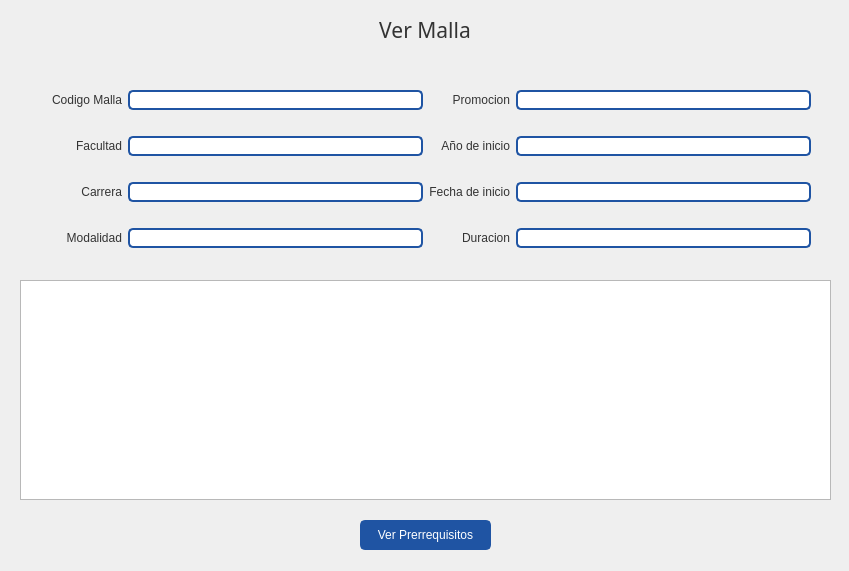
<?xml version="1.0" encoding="UTF-8"?>
<ui version="4.0">
 <class>VerMalla</class>
 <widget class="QWidget" name="VerMalla">
  <property name="windowModality">
   <enum>Qt::ApplicationModal</enum>
  </property>
  <property name="geometry">
   <rect>
    <x>0</x>
    <y>0</y>
    <width>849</width>
    <height>571</height>
   </rect>
  </property>
  <property name="minimumSize">
   <size>
    <width>500</width>
    <height>270</height>
   </size>
  </property>
  <property name="maximumSize">
   <size>
    <width>3000</width>
    <height>3000</height>
   </size>
  </property>
  <property name="windowTitle">
   <string>Ver Malla</string>
  </property>
  <property name="windowIcon">
   <iconset resource="../resources.qrc">
    <normaloff>:/icons/images/icons/cil-pencil.png</normaloff>:/icons/images/icons/cil-pencil.png</iconset>
  </property>
  <property name="styleSheet">
   <string notr="true">QWidget{
	color: #333;
	font: 9pt &quot;Segoe UI&quot;;
}
/* ----------------- LineEdit  ----------------- */
QLineEdit {
	border-radius: 5px;
	border: 2px solid #1F54A3;
	padding-left: 10px;
	selection-color: white;
	selection-background-color: #2A3C57;
    color: black;
}
QLineEdit:hover {
	border: 2px solid rgb(98, 114, 164);
}
QLineEdit:focus {
	border: 2px solid #2A3C57;
}



/* ----------------- Button ----------------- */
QPushButton {
	border: 2px solid #1F54A3;
	border-radius: 5px;	
	background-color: #1F54A3;
	color:white;
}
 QPushButton:hover {
	background-color: #286FD6;
	border: 2px solid #286FD6;
}
 QPushButton:pressed {	
	background-color: #2A3C57;
	border: 2px solid #2A3C57;
}

/* ----------------- CheckBox ----------------- */

QCheckBox::indicator {
	border : 1px solid #6272a4;
	width: 15px;
	height: 15px;
	border-radius: 15px;
    background: #6272a4;
}
QCheckBox::indicator:hover {
	background-color: #286FD6;
	border : 1px solid #286FD6;
}
QCheckBox::indicator:checked {
	border : 1px solid #1F54A3;
    background: 3px solid #1F54A3;	
	background-image: url(:/icons/images/icons/cil-check-alt.png);
}


/* ----------------- QDateEdit ----------------- */
QDateTimeEdit{
	background-color: white;
	border-radius: 5px;
	border: 2px solid #1F54A3;
    color: black;
}
QDateTimeEdit:hover{
	border: 2px solid #7284b9;
}

QDateTimeEdit:focus {
	border: 2px solid #2A3C57;
}


QDateTimeEdit::up-button {
    border-image: url(:/icons/images/icons/cil-arrow-top.png); 
}

QDateTimeEdit::down-button {
    border-image: url(:/icons/images/icons/cil-arrow-bottom.png);
}














</string>
  </property>
  <widget class="QLabel" name="label">
   <property name="geometry">
    <rect>
     <x>0</x>
     <y>0</y>
     <width>850</width>
     <height>60</height>
    </rect>
   </property>
   <property name="font">
    <font>
     <family>Microsoft YaHei UI Light</family>
     <pointsize>16</pointsize>
     <weight>3</weight>
     <italic>false</italic>
     <bold>false</bold>
    </font>
   </property>
   <property name="styleSheet">
    <string notr="true">font: 25 16pt &quot;Microsoft YaHei UI Light&quot;;</string>
   </property>
   <property name="text">
    <string>Ver Malla</string>
   </property>
   <property name="alignment">
    <set>Qt::AlignCenter</set>
   </property>
  </widget>
  <widget class="QWidget" name="gridLayoutWidget">
   <property name="geometry">
    <rect>
     <x>40</x>
     <y>70</y>
     <width>771</width>
     <height>201</height>
    </rect>
   </property>
   <layout class="QGridLayout" name="gridLayout">
    <item row="0" column="3">
     <widget class="QLineEdit" name="txt_promocion">
      <property name="enabled">
       <bool>false</bool>
      </property>
      <property name="minimumSize">
       <size>
        <width>0</width>
        <height>0</height>
       </size>
      </property>
      <property name="maximumSize">
       <size>
        <width>295</width>
        <height>16777215</height>
       </size>
      </property>
      <property name="clearButtonEnabled">
       <bool>false</bool>
      </property>
     </widget>
    </item>
    <item row="0" column="0">
     <widget class="QLabel" name="label_15">
      <property name="text">
       <string>Codigo Malla</string>
      </property>
      <property name="alignment">
       <set>Qt::AlignRight|Qt::AlignTrailing|Qt::AlignVCenter</set>
      </property>
     </widget>
    </item>
    <item row="2" column="2">
     <widget class="QLabel" name="label_13">
      <property name="text">
       <string>Fecha de inicio</string>
      </property>
      <property name="alignment">
       <set>Qt::AlignRight|Qt::AlignTrailing|Qt::AlignVCenter</set>
      </property>
     </widget>
    </item>
    <item row="0" column="1">
     <widget class="QLineEdit" name="txt_cod_malla">
      <property name="enabled">
       <bool>false</bool>
      </property>
      <property name="minimumSize">
       <size>
        <width>0</width>
        <height>0</height>
       </size>
      </property>
      <property name="maximumSize">
       <size>
        <width>295</width>
        <height>16777215</height>
       </size>
      </property>
      <property name="clearButtonEnabled">
       <bool>false</bool>
      </property>
     </widget>
    </item>
    <item row="0" column="2">
     <widget class="QLabel" name="label_10">
      <property name="text">
       <string>Promocion</string>
      </property>
      <property name="alignment">
       <set>Qt::AlignRight|Qt::AlignTrailing|Qt::AlignVCenter</set>
      </property>
     </widget>
    </item>
    <item row="1" column="0">
     <widget class="QLabel" name="label_11">
      <property name="text">
       <string>Facultad</string>
      </property>
      <property name="alignment">
       <set>Qt::AlignRight|Qt::AlignTrailing|Qt::AlignVCenter</set>
      </property>
     </widget>
    </item>
    <item row="1" column="3">
     <widget class="QLineEdit" name="txt_ano_inicio">
      <property name="enabled">
       <bool>false</bool>
      </property>
      <property name="minimumSize">
       <size>
        <width>0</width>
        <height>0</height>
       </size>
      </property>
      <property name="maximumSize">
       <size>
        <width>295</width>
        <height>16777215</height>
       </size>
      </property>
      <property name="clearButtonEnabled">
       <bool>false</bool>
      </property>
     </widget>
    </item>
    <item row="3" column="1">
     <widget class="QLineEdit" name="txt_modalidad">
      <property name="enabled">
       <bool>false</bool>
      </property>
      <property name="minimumSize">
       <size>
        <width>0</width>
        <height>0</height>
       </size>
      </property>
      <property name="maximumSize">
       <size>
        <width>295</width>
        <height>16777215</height>
       </size>
      </property>
      <property name="clearButtonEnabled">
       <bool>false</bool>
      </property>
     </widget>
    </item>
    <item row="3" column="2">
     <widget class="QLabel" name="label_14">
      <property name="text">
       <string>Duracion</string>
      </property>
      <property name="alignment">
       <set>Qt::AlignRight|Qt::AlignTrailing|Qt::AlignVCenter</set>
      </property>
     </widget>
    </item>
    <item row="2" column="1">
     <widget class="QLineEdit" name="txt_carrera">
      <property name="enabled">
       <bool>false</bool>
      </property>
      <property name="minimumSize">
       <size>
        <width>0</width>
        <height>0</height>
       </size>
      </property>
      <property name="maximumSize">
       <size>
        <width>295</width>
        <height>16777215</height>
       </size>
      </property>
      <property name="clearButtonEnabled">
       <bool>false</bool>
      </property>
     </widget>
    </item>
    <item row="1" column="1">
     <widget class="QLineEdit" name="txt_facultad">
      <property name="enabled">
       <bool>false</bool>
      </property>
      <property name="minimumSize">
       <size>
        <width>0</width>
        <height>0</height>
       </size>
      </property>
      <property name="maximumSize">
       <size>
        <width>295</width>
        <height>16777215</height>
       </size>
      </property>
      <property name="clearButtonEnabled">
       <bool>false</bool>
      </property>
     </widget>
    </item>
    <item row="1" column="2">
     <widget class="QLabel" name="label_16">
      <property name="text">
       <string>Año de inicio</string>
      </property>
      <property name="alignment">
       <set>Qt::AlignRight|Qt::AlignTrailing|Qt::AlignVCenter</set>
      </property>
     </widget>
    </item>
    <item row="3" column="0">
     <widget class="QLabel" name="label_12">
      <property name="text">
       <string>Modalidad</string>
      </property>
      <property name="alignment">
       <set>Qt::AlignRight|Qt::AlignTrailing|Qt::AlignVCenter</set>
      </property>
     </widget>
    </item>
    <item row="2" column="0">
     <widget class="QLabel" name="label_8">
      <property name="text">
       <string>Carrera</string>
      </property>
      <property name="alignment">
       <set>Qt::AlignRight|Qt::AlignTrailing|Qt::AlignVCenter</set>
      </property>
     </widget>
    </item>
    <item row="3" column="3">
     <widget class="QLineEdit" name="txt_duracion">
      <property name="enabled">
       <bool>false</bool>
      </property>
      <property name="minimumSize">
       <size>
        <width>0</width>
        <height>0</height>
       </size>
      </property>
      <property name="maximumSize">
       <size>
        <width>295</width>
        <height>16777215</height>
       </size>
      </property>
      <property name="clearButtonEnabled">
       <bool>false</bool>
      </property>
     </widget>
    </item>
    <item row="2" column="3">
     <widget class="QLineEdit" name="txt_fecha_inicio">
      <property name="enabled">
       <bool>false</bool>
      </property>
      <property name="minimumSize">
       <size>
        <width>0</width>
        <height>0</height>
       </size>
      </property>
      <property name="maximumSize">
       <size>
        <width>295</width>
        <height>16777215</height>
       </size>
      </property>
      <property name="clearButtonEnabled">
       <bool>false</bool>
      </property>
     </widget>
    </item>
   </layout>
  </widget>
  <widget class="QTableWidget" name="table_materia">
   <property name="geometry">
    <rect>
     <x>20</x>
     <y>280</y>
     <width>811</width>
     <height>220</height>
    </rect>
   </property>
   <property name="minimumSize">
    <size>
     <width>0</width>
     <height>0</height>
    </size>
   </property>
   <property name="maximumSize">
    <size>
     <width>970</width>
     <height>220</height>
    </size>
   </property>
  </widget>
  <widget class="QPushButton" name="btn_anadir_prerrequisito">
   <property name="geometry">
    <rect>
     <x>360</x>
     <y>520</y>
     <width>131</width>
     <height>30</height>
    </rect>
   </property>
   <property name="minimumSize">
    <size>
     <width>100</width>
     <height>30</height>
    </size>
   </property>
   <property name="maximumSize">
    <size>
     <width>200</width>
     <height>30</height>
    </size>
   </property>
   <property name="text">
    <string>Ver Prerrequisitos</string>
   </property>
  </widget>
 </widget>
 <resources>
  <include location="../resources.qrc"/>
 </resources>
 <connections/>
</ui>
